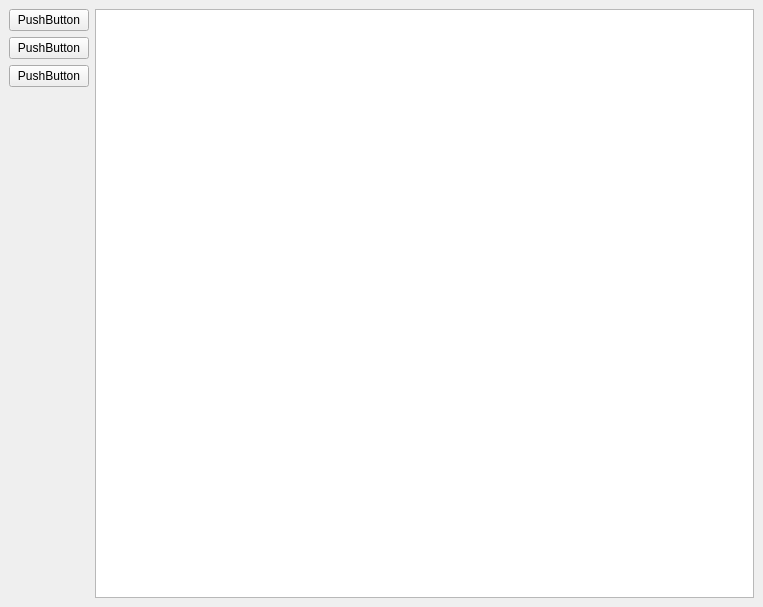
<?xml version="1.0" encoding="UTF-8"?>
<ui version="4.0">
 <class>MainWindow</class>
 <widget class="QMainWindow" name="MainWindow">
  <property name="geometry">
   <rect>
    <x>0</x>
    <y>0</y>
    <width>763</width>
    <height>607</height>
   </rect>
  </property>
  <property name="windowTitle">
   <string>MainWindow</string>
  </property>
  <widget class="QWidget" name="centralwidget">
   <property name="sizePolicy">
    <sizepolicy hsizetype="Expanding" vsizetype="Expanding">
     <horstretch>0</horstretch>
     <verstretch>0</verstretch>
    </sizepolicy>
   </property>
   <layout class="QGridLayout" name="gridLayout_2">
    <item row="0" column="0">
     <layout class="QHBoxLayout" name="horizontalLayout">
      <item>
       <layout class="QVBoxLayout" name="verticalLayout">
        <item>
         <widget class="QPushButton" name="pushButton">
          <property name="text">
           <string>PushButton</string>
          </property>
         </widget>
        </item>
        <item>
         <widget class="QPushButton" name="pushButton_2">
          <property name="text">
           <string>PushButton</string>
          </property>
         </widget>
        </item>
        <item>
         <widget class="QPushButton" name="pushButton_3">
          <property name="text">
           <string>PushButton</string>
          </property>
         </widget>
        </item>
        <item>
         <spacer name="verticalSpacer">
          <property name="orientation">
           <enum>Qt::Vertical</enum>
          </property>
          <property name="sizeHint" stdset="0">
           <size>
            <width>20</width>
            <height>40</height>
           </size>
          </property>
         </spacer>
        </item>
       </layout>
      </item>
      <item>
       <widget class="QGraphicsView" name="graphicsView"/>
      </item>
     </layout>
    </item>
   </layout>
  </widget>
 </widget>
 <resources/>
 <connections/>
</ui>
